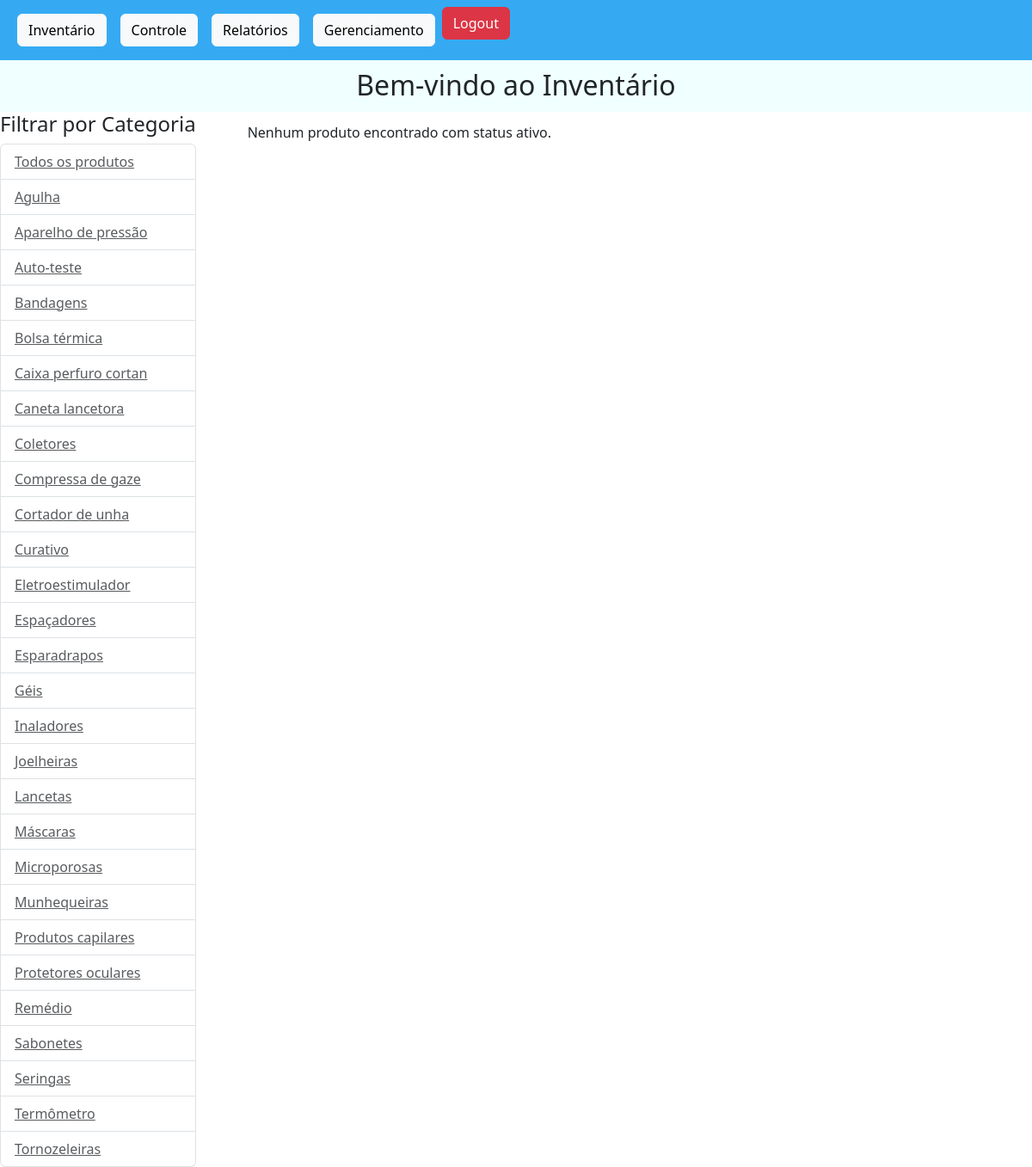
The app's page /invertario.php, older data.
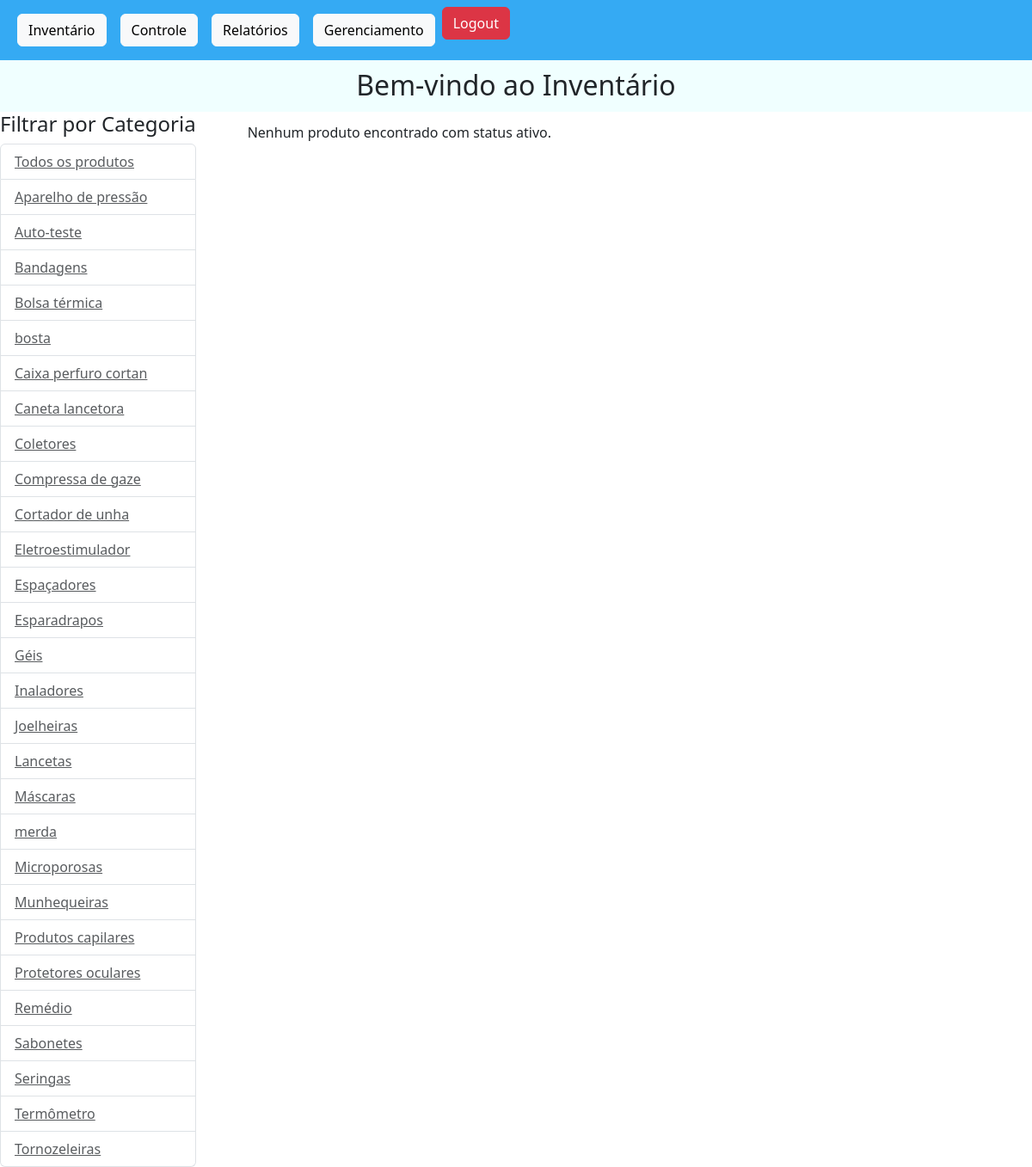
The same page, newer data.
### tables this page shows
CREATE TABLE `categoria` (
  `id_cat` int(9) NOT NULL,
  `nome_cat` varchar(40) NOT NULL,
  `situacao_cat` int(1) NOT NULL
);

### invertario.php (the view, shortened to what this page needs)
<!DOCTYPE html>
<html lang="en">
<head>
    <link rel="stylesheet" href="https://cdn.jsdelivr.net/npm/bootstrap@5.3.3/dist/css/bootstrap.min.css
    ">
    <?php include "conn.php"; ?>
    <link rel="stylesheet" href="teladelogin.css">
</head>
<body>
  <nav class="navbar navbar-expand-lg minha-navbar">
    <div class="container-fluid">
      <div class="collapse navbar-collapse" id="navbarNav">
        <ul class="navbar-nav">
          <li class="nav-item">
            <a class="nav-link active" aria-current="page" href="invertario.php">
              <button type="button" class="btn btn-light">Inventário</button>
            </a>
          </li>
          <li class="nav-item">
            <a class="nav-link" href="teladealerta.php">
              <button type="button" class="btn btn-light">Controle</button>
            </a>
          </li>
          <li class="nav-item">
                <a class="nav-link" href="teladerelatorio.php">
              <button type="button" class="btn btn-light">Relatórios</button>
            </a>
          </li>
          <li class="nav-item">
              <a class="nav-link" href="teladeselecaocad.html">
                <button type="button" class="btn btn-light">Gerenciamento</button>
              </a>
            </li>
            <li>
              <a>
                <button class="btn btn-danger" onclick="location.href='logout.php'">Logout</button>
              </a>
            </li>
        </ul>
      </div>
    </div>
  </nav>
  <div class="bemvindo"><h2>Bem-vindo ao Inventário</h2></div>
    <div class="contente">
      <div class="sidebar">
          <h4>Filtrar por Categoria</h4>
          <ul class="list-group">
              <li class="list-group-item">
                  <a href="invertario.php" class="list-group-item-action">Todos os produtos</a>
              </li>
              <?php
              $query = $conn->query("SELECT id_cat, nome_cat FROM categoria ORDER BY nome_cat ASC");
              $categorias = $query->fetchAll();
              foreach ($categorias as $categoria) {
                  echo '<li class="list-group-item">';
                  echo '<a href="invertario.php?id_cat=' . $categoria['id_cat'] . '" class="list-group-item-action">' . htmlspecialchars($categoria['nome_cat']) . '</a>';
                  echo '</li>';
              }
              ?>
          </ul>
      </div>
      <div class="containermt3">
          <div class="row">
              <?php
              if (isset($_GET['id_cat']) && $_GET['id_cat'] !== '') {
                  $id_cat = intval($_GET['id_cat']);
                  $query = "SELECT p.nome_prod, p.valor_prod, p.estoque_prod, p.cod_prod, c.nome_cat
                            FROM produto p
                            INNER JOIN categoria c ON p.cat_prod = c.id_cat
                            WHERE p.cat_prod = ? AND p.situacao_prod = 1";
                  $stmt = $conn->prepare($query);
                  $stmt->bindParam(1, $id_cat, PDO::PARAM_INT);
                  $stmt->execute();
              } else {
                  $query = "SELECT p.nome_prod, p.valor_prod, p.estoque_prod, p.cod_prod, c.nome_cat
                            FROM produto p
                            INNER JOIN categoria c ON p.cat_prod = c.id_cat
                            WHERE p.situacao_prod = 1";
                  $stmt = $conn->prepare($query);
                  $stmt->execute();
              }
              if ($stmt->rowCount() > 0):
                  while ($row = $stmt->fetch(PDO::FETCH_ASSOC)): ?>
                      <div class="col-md-4 mb-3">
                          <div class="card" style="width: 18rem;">
                              <div class="card-header">
                                  <strong>Produto: <?php echo htmlspecialchars($row['nome_prod']); ?></strong>
                              </div>
                              <ul class="list-group list-group-flush">
                                  <li class="list-group-item"><strong>Código:</strong> <?php echo htmlspecialchars($row['cod_prod']); ?></li>
                                  <li class="list-group-item"><strong>Categoria:</strong> <?php echo htmlspecialchars($row['nome_cat']); ?></li>
                                  <li class="list-group-item"><strong>Valor:</strong> R$ <?php echo htmlspecialchars($row['valor_prod']); ?></li>
                                  <li class="list-group-item"><strong>Estoque:</strong> <?php echo htmlspecialchars($row['estoque_prod']); ?></li>
                              </ul>
                          </div>
                      </div>
                  <?php endwhile;
              else: ?>
                  <p>Nenhum produto encontrado com status ativo.</p>
              <?php endif; ?>
          </div>
      </div>
</body>
</html>
</body>

Row changes from the older to the newer data that the page shows:
removed categoria: nome_cat "Agulha"
added categoria: nome_cat "bosta"
changed categoria: nome_cat "Curativo" → "merda"; moves down the list
